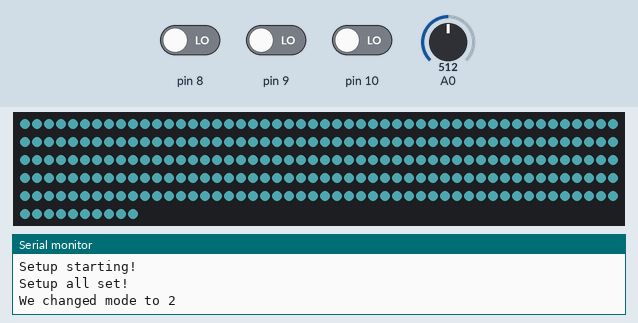
This sketch was run on a simulated Arduino Mega 2560, built with avr-gcc and run on an emulated ATmega2560. Shown: 260 RGB LEDs in strip order, left to right, continuing on the next row, the last lines printed to the serial monitor. The test bench sets the inputs (shaded band); at power-on: A0 = 512, pin 9 LOW, pin 8 LOW, pin 10 LOW. Dim RGB values are drawn brighter than linear; random numbers use the default seed unless the sketch sets one.

Above: at 3.2 s.
3.3 s: A0 set to 845
5.7 s: A0 set to 870
8.4 s: pin 9 driven HIGH
At 10.93 s:
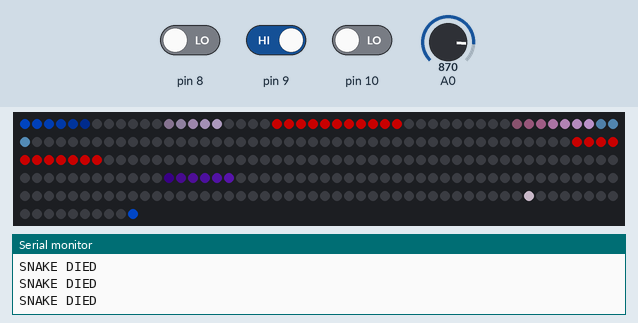
11.0 s: pin 8 driven HIGH
At 11.23 s:
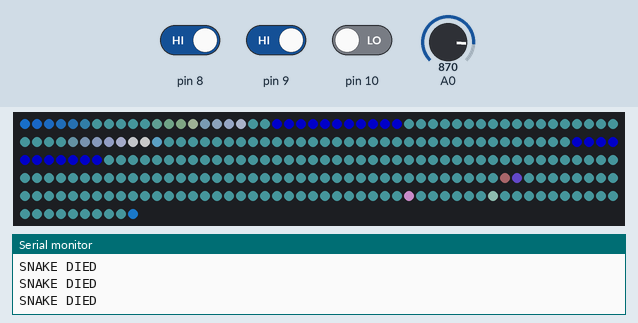
13.5 s: pin 9 driven LOW
At 14.1 s:
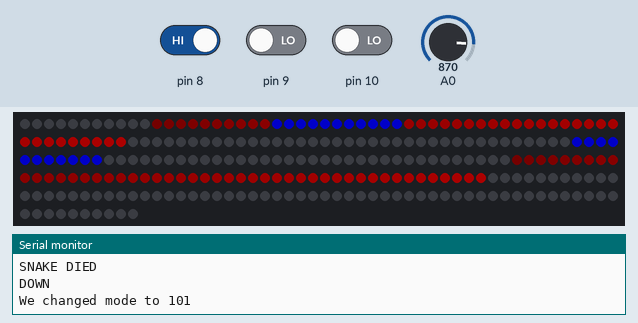
15.1 s: pin 8 driven LOW
At 15.38 s:
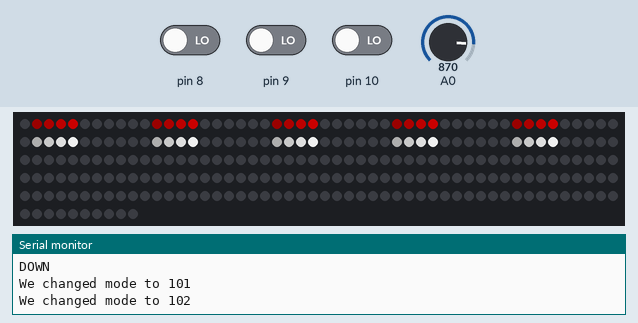

The sketch:

main.ino
```cpp
#include "Config.h"

// Include libraries
#include <Arduino.h>
#include <Adafruit_NeoPixel.h>
#include "PixelProxy.h"
#include "Snake.h"
#include "Button.h"

// Current display mode
int displayMode = DISPLAY_MODE_PENDING;

// Current pixel drawing mode
int printMode = PIXEL_ADDITIVE_MODE;

// Animation timing variables
unsigned long previousMillis = 0;
unsigned long cycleMS = 0;
unsigned long elapsedMS = 0;
unsigned long lastModeChangeMS = 0;

int frameCount = 0;
unsigned long cycleDuration = 1;
int cycleCount = 0;


// Particles, and display
Snake snakes[MAX_SNAKES];
PixelProxy proxy = PixelProxy();
Adafruit_NeoPixel strip(STRIP_PIXEL_LENGTH, PIXEL_PIN, NEO_GRB + NEO_KHZ800);

Button upButton     = Button(BUTTON_PIN_UP);
Button downButton   = Button(BUTTON_PIN_DOWN);
Button remoteButton = Button(BUTTON_PIN_REMOTE);

// int lastPpotVal = 0;
int potVal = 0;
float potValFloat = 0.0;


int fR = 160;
int fG = 60;
int fB = 60;

int minR = 100;
int maxR = 255;
int minG = 0;
int maxG = 0;
int minB = 0;
int maxB = 255;

void setup() {

	Serial.begin(115200);
	Serial.println("Setup starting!");

	// Reserve memory for snakes
	populateSnakes();

	// The classic
	getWoodlandSnakes();

	strip.begin(); // Initialize NeoPixel strip object (REQUIRED)

	// zero out entire strip
	for(int i = 0; i < STRIP_PIXEL_LENGTH; i++) {
		strip.setPixelColor(i , 0, 0, 0);
	}

	// strip.setBrightness(255);
	// strip.setBrightness(100);

	strip.show();  // Initialize all pixels to 'off'
	delay(1);

	Serial.println("Setup all set!");

	showWelcome();

	// changeMode( DISPLAY_MODE_PENDING, true );
	changeMode( DISPLAY_MODE_FADER, true );
}


int startIterator = 0;
int endIterator   = 10; // persist outside of loop some shit

// top  R 0-31
// top  L 96-127
// down R 32-63
// down L 64-95
// seat L 128-153
// seat R 154-179
// rear L 200-219
// rear R 180-199  // top to bottom
// front L 240-259 // bottom to top
// front R 220-239 //

void loop() {

	// set all default to black
	proxy.setAll(0,0,0);

	elapsedMS = millis() - previousMillis;
	previousMillis = millis();

	readInterface(elapsedMS);
	// switch mode here -- eg: fade in / out or solid colors or whatever vs snakemode

	bool hasUpAction = false;
	bool hasDownAction = false;
	bool hasRemoteAction = false;

	if (upButton.hasAction()) {
		hasUpAction = true;
		Serial.println("UP");
		if (upButton.getLastPressDuration() > 1000)
			changeMode(DISPLAY_MODE_PENDING, true);
		else
			changeMode(displayMode + 1);
		upButton.resetAction();
	}

	if (downButton.hasAction()) {
		hasDownAction = true;
		Serial.println("DOWN");
		if (downButton.getLastPressDuration() > 1000)
			changeMode(DISPLAY_MODE_PARKED, true);
		else
			changeMode(displayMode - 1);
		downButton.resetAction();
	}

	if (remoteButton.hasAction()) {
		hasRemoteAction = true;
		elapsedMS = 0;
		changeMode(DISPLAY_MODE_FIND, true);
		remoteButton.resetAction();
	}


	// Update strip proxy from visualizer components (eg: parked thing, particle thing, etc)
	switch (displayMode) {

		case DISPLAY_MODE_PENDING:
		default:
			// nothing doing here
			// Serial.println("DOING NOTHING, INTENTIONALLY!");
			break;

		case DISPLAY_MODE_LINES:
			updateProxyLines(elapsedMS);
			break;

		case DISPLAY_MODE_FIRE:
			updateProxyFire(elapsedMS);
			if (potValFloat > 0.5 && random(0,100) > 90) {
				addSnakeSparkles();
			}
			updateProxyFromSnakes(elapsedMS, true);
			break;

		case DISPLAY_MODE_TEST:
			break;

		case DISPLAY_MODE_FIND:
			updateProxyFind(elapsedMS);
			break;

		case DISPLAY_MODE_PARKED:
			updateProxyParked(elapsedMS);
			break;

		case DISPLAY_MODE_SNAKES:
			updateProxyFromSnakes(elapsedMS);
			if (potValFloat > 0.5 && random(0,100) > 90) {
				addARandomSnake();
			}
			break;

		case DISPLAY_MODE_SNAKEFRICTION:
			updateProxyFromSnakes(elapsedMS);
			addRandomFrictionSnakes(); // snakeFriction
			break;

		case DISPLAY_MODE_FADER:
			updateProxyFader(elapsedMS);
			updateProxyFromSnakes(elapsedMS, true);
			if (potValFloat > 0.5 && random(0,100) > 90) {
				addARandomSnake();
			}
			if (potValFloat > 0.8 && random(0,100) > 90) {
				int snakeIndex = getActiveSnakeIndex();
				if (snakeIndex > 0)
					explodeSnake(snakeIndex);
			}
			break;

	}

	// Update strip proxy from visualizations for user interaction (eg: light up some LEDS for button press or what-have-you)
	updateProxyFromIndicator(elapsedMS);

	// Print to LEDs
	updateDisplay();

	cycleMS += elapsedMS;

	if (cycleMS >= cycleDuration) {
		cycleMS = 0;
		cycleCount++;
	}

}

void setCycleDuration(unsigned long ms) {
	cycleCount = 0;
	cycleMS = 0;
	cycleDuration = ms;
}

void changeMode(int targetMode) {
	changeMode( targetMode, false );
}

void changeMode(int targetMode, bool force) {

	if (!force && targetMode < DISPLAY_MODE_MINIMUM) {
		Serial.print("MODE OUT OF RANGE - GOING TO LAST");
		Serial.print( targetMode );
		targetMode = DISPLAY_MODE_MAXIMUM;
	} else if (!force && targetMode > DISPLAY_MODE_MAXIMUM) {
		Serial.print("MODE OUT OF RANGE - GOING TO FIRST");
		Serial.print( targetMode );
		targetMode = DISPLAY_MODE_MINIMUM;
	}

	cycleMS = 0;

	switch (targetMode) {

		default:
		case DISPLAY_MODE_PENDING:
		strip.setBrightness(0);
		break;

		case DISPLAY_MODE_PARKED:
		strip.setBrightness(100);
		populateSnakes(); // clear snakes
		snakes[0] = Snake(
			0,
			50,
			300,
			128, 0, 0
		);
		snakes[0].setMode(1);
		snakes[0].setActive();
		snakes[1] = Snake(
			STRIP_PIXEL_LENGTH / 2,
			50,
			300,
			128, 0, 0
		);
		snakes[1].setMode(1);
		snakes[1].setActive();
		break;

		case DISPLAY_MODE_FIND:
		strip.setBrightness(255);
		populateSnakes();
		for(int i = 0; i < 5; i++) {
			snakes[i] = Snake(
				i * 10,
				5,
				100,
				128, 0, 0
			);
			snakes[i].setActive();
		}
		for(int i = 5; i < 10; i++) {
			snakes[i] = Snake(
				i * 10,
				5,
				1000,
				255, 255, 255
			);
			snakes[i].setActive();
		}
		break;

		case DISPLAY_MODE_SNAKES:
		strip.setBrightness(200);
		getWoodlandSnakes();
		break;

		case DISPLAY_MODE_SNAKEFRICTION:
		strip.setBrightness(200);
		populateSnakes();
		break;

		case DISPLAY_MODE_FADER:
		fR = random(10,160);
		fG = random(10,160);
		fB = random(10,160);
		populateSnakes();
		strip.setBrightness(100);
		break;

		case DISPLAY_MODE_FIRE:
		strip.setBrightness(100);
		populateSnakes(); // clear me
		break;

		case DISPLAY_MODE_LINES:
		strip.setBrightness(200);
		break;


	}


	displayMode = targetMode;
	lastModeChangeMS = millis();

	Serial.print("We changed mode to ");
	Serial.println( displayMode );

}

void updateProxyFind(unsigned long elapsed) {
	// do some noisy things to show where bike is
	updateProxyFromSnakes(elapsed, true);

	if (millis() - lastModeChangeMS > DISPLAY_FIND_TIMEOUT) {
		changeMode(DISPLAY_MODE_PARKED, true);
	}

}

void updateProxyParked(unsigned long elapsed) {
	updateProxyFromSnakes(elapsed, true);
}

void updateProxyFader(unsigned long elapsed) {

	// fade up
	float fade = (float) (cycleCount % 40) / 40;

	// scale to 0-2
	fade = (fade * 2);
	// second half scale fade down
	if (fade > 1) {
		fade = 2 - fade;
	}

	proxy.setAll(fade * fR, fade * fG, fade * fB);

}

void updateProxyLines(unsigned long elapsed) {

		proxy.setAll(50,50,0);

		int offset = cycleCount % STRIP_PIXEL_LENGTH;

		for (int i = offset; i < offset + 80; i++) {
			proxy.setPixelColor(i % STRIP_PIXEL_LENGTH, 50, 0, 0);
		}

		offset = (cycleCount % STRIP_PIXEL_LENGTH) + 80;

		for (int i = offset; i < offset + 160; i++) {
			proxy.setPixelColor(i % STRIP_PIXEL_LENGTH, 0, 0, 50);
		}

}

void updateProxyFromIndicator(unsigned long elapsed) {

	if (upButton.getState()) {
		for(int i = 21; i <= 31; i++) {
			proxy.setPixelColor(i,255,127,0);
		}
		for(int i = 96; i <= 106; i++) {
			proxy.setPixelColor(i,255,127,0);
		}
	}

	if (downButton.getState()) {
		for(int i = 21; i <= 31; i++) {
			proxy.setPixelColor(i,255,0,0);
		}
		for(int i = 96; i <= 106; i++) {
			proxy.setPixelColor(i,255,0,0);
		}
	}

	if (remoteButton.getState()) {
		for(int i = 21; i <= 31; i++) {
			proxy.setPixelColor(i,0,0,255);
		}
		for(int i = 96; i <= 106; i++) {
			proxy.setPixelColor(i,0,0,255);
		}
	}

}

void updateProxyBackground(unsigned long elapsed) {

}

void updateProxyFromSnakes(unsigned long elapsed, bool noclear) {

	if (noclear == false) {
		// set all default to black
		proxy.setAll(0,0,0);
	}

	// set all to pixel color from
	for(int i = 0; i < MAX_SNAKES; i++) {

		if (!snakes[i].isActive())
			continue;

		int startP = snakes[i].getPixel();

		for (int j = 0; j < snakes[i].getLength(); j++) {

			switch( printMode ) {
				case PIXEL_ADDITIVE_MODE:
					proxy.setPixelColorAdditive((startP + j) % PRACTICAL_PIXEL_COUNT, snakes[i].getRAt(j), snakes[i].getGAt(j), snakes[i].getBAt(j));
					break;

				default:
				case PIXEL_REPLACEMENT_MODE:
					proxy.setPixelColor((startP + j) % PRACTICAL_PIXEL_COUNT, snakes[i].getRAt(j), snakes[i].getGAt(j), snakes[i].getBAt(j));
					break;

			}
		}

		snakes[i].update(elapsed, PRACTICAL_PIXEL_COUNT);

	}

}

void updateProxyFromSnakes(unsigned long elapsed) {

	updateProxyFromSnakes(elapsed, false);

}

void updateDisplay() {

	// set all default to black
	for(int i = 0; i < PRACTICAL_PIXEL_COUNT; i++) {
		strip.setPixelColor(i, proxy.getRAt(i), proxy.getGAt(i), proxy.getBAt(i) );
	}

	strip.show();
	frameCount++; // "frame" meaning one single change to the active state of the strip

}

int getActiveSnakeIndex() {
	// try 10x to get a random nonprotected snake
	int tries = 0;
	while (tries < MAX_SNAKES) {
		int snakeTry = (int) random(0,MAX_SNAKES);
		if (!snakes[snakeTry].isProtected() && snakes[snakeTry].isActive()) {
			return snakeTry;
		}
		tries ++;
	}
	// we totally fail:
	return -1;
}

int getFreeSnakeIndex() {
	// first try to find the first Inactive snake
	for(int i = 0; i < MAX_SNAKES; i++) {
		if (!snakes[i].isActive()) {
			return i;
		}
	}

	// try 10x to get a random nonprotected snake
	int tries = 0;
	while (tries < 10) {
		int snakeTry = (int) random(0,MAX_SNAKES);
		if (!snakes[snakeTry].isProtected()) {
			return snakeTry;
		}
		tries ++;
	}
	// we totally fail:
	return -1;
}

void populateSnakes() {
	for(int i = 0; i < MAX_SNAKES; i++) {
		snakes[i] = Snake(0, 1, 0, 0, 0, 0);
	}
}

void explodeSnake(int snakeIndex) {

	int startPixel = snakes[snakeIndex].getPixel();
	int endPixel = snakes[snakeIndex].getLength();
	float velocityBase = snakes[snakeIndex].getVelocity();

	for(int i = 0; i < 6; i++) {
		int snakeIndexTemporary = getFreeSnakeIndex();
		if (snakeIndexTemporary > 0) {
			snakes[snakeIndexTemporary] = Snake(
				(int) random(startPixel - 2, endPixel + 2),// starting pixel
				1,// length
				// speed
				velocityBase + random(-40,40),
				// RGB:
				255,
				127,
				0
			);
			snakes[snakeIndexTemporary].setActive();
			snakes[snakeIndexTemporary].setLifetime( (int) random(500,1000) );
		}
	}

	snakes[snakeIndex].setLifetime(300);
	// snakes[snakeIndex].setInactive();
	// snakes[snakeIndex].setPixel(0);

}

void addARandomSnake() {

	int snakeIndex = getFreeSnakeIndex();

	if (snakeIndex >= 0) {

		snakes[snakeIndex] = Snake(
			0,// starting pixel
			(int) random(0,10),// length
			// speed
			random(-100,100),
			// RGB:
			(int)random(0,255),(int)random(0,255),(int)random(0,255)
		);
		snakes[snakeIndex].setActive();
		snakes[snakeIndex].setLifetime( (int) random(1000,5000) );
	}

}

void regularSnakes() {

	int curPixel = 0;

	int _r = random(0,255);
	int _g = random(0,255);
	int _b = random(0,255);
	int _dirR = 1;
	int _dirG = 1;
	int _dirB = 1;

	int snakeLength = (int) random(1,10);
	int snakeSpacing = snakeLength * (int) random(2,10);

	for(int i = 0; i < MAX_SNAKES; i++) {

		snakes[i] = Snake(
			// starting pixel
			curPixel,
			// length
			snakeLength,
			// speed
			100,
			// RGB:
			_r,_g,_b
		);

		_r+=_dirR;
		_g+=_dirG;
		_b+=_dirB;

		if (_r > 255) {
			_r = 255;
			_dirR = -1;
		}
		if (_g > 255) {
			_g = 255;
			_dirG = -1;
		}
		if (_b > 255) {
			_b = 255;
			_dirB = -1;
		}
		if (_r < 0) {
			_r = 0;
			_dirR = 1;
		}
		if (_g < 0) {
			_g = 0;
			_dirG = 1;
		}
		if (_b < 0) {
			_b = 0;
			_dirB = 1;
		}

		if (curPixel < STRIP_PIXEL_LENGTH) {
			curPixel += snakeSpacing;
			snakes[i].setActive();
		} else {
			snakes[i].setInactive();
			// curPixel = 0;
		}

	}

}

void freshSnakes() {

	for(int i = 0; i < MAX_SNAKES; i++) {
		snakes[i] = Snake(
			// starting pixel
			(int) random(0,STRIP_PIXEL_LENGTH),
			// length
			(int) random(1, 10),
			// speed
			random(-1000, 1000),
			// RGB:
			(int) random(minR,maxR), (int) random(minG,maxG), (int) random(minB,maxB)
		);

		if (random(0,10) > 7)
			snakes[i].setActive();
	}

}

void readInterface(unsigned long elapsedMS) {

	upButton.read();
	downButton.read();
	remoteButton.read();

	int _potVal = analogRead(A0);

	if (abs(potVal - _potVal) > POTENTIOMETER_SLEW_LIMIT) {
		if (potVal - _potVal > 0)
			potVal -= POTENTIOMETER_SLEW_LIMIT;
		else
			potVal += POTENTIOMETER_SLEW_LIMIT;
	}

	if (potVal < 680)
		potVal = 680;
	else if (potVal > 1023)
		potVal = 1023;

	// potVal = (potVal + _potVal) / 2;

	// 680 - 1023 RANGE FOR SOME REASON
	potValFloat = (float) (potVal - 680) / 343;

	if (potValFloat < 0) {
		potValFloat = 0;
	}

	// Serial.println(potValFloat	);

}

void setAllLEDs(int r, int g, int b) {
	for(int i = 0; i < STRIP_PIXEL_LENGTH; i++) {
		strip.setPixelColor(i, r,g,b);
	}
	strip.show();
}

void showWelcome() {

	// for(int i = 0; i < STRIP_PIXEL_LENGTH - 7; i += 7) {
	// 	if (i > 6) {
	// 		strip.setPixelColor(i - 7, 0, 0, 0);
	// 		strip.setPixelColor(i - 6, 0, 0, 0);
	// 		strip.setPixelColor(i - 5, 0, 0, 0);
	// 		strip.setPixelColor(i - 4, 0, 0, 0);
	// 		strip.setPixelColor(i - 3, 0, 0, 0);
	// 		strip.setPixelColor(i - 2, 0, 0, 0);
	// 		strip.setPixelColor(i - 1, 0, 0, 0);
	// 	}
	int i = 0;
		// delay(10);
	// }

	// int i = 0;
	strip.setPixelColor(i,     255, 0,   0); // R
	strip.setPixelColor(i + 1, 255, 127, 0); // O
	strip.setPixelColor(i + 2, 255, 255, 0); // Y
	strip.setPixelColor(i + 3, 0,   255, 0); // G
	strip.setPixelColor(i + 4, 0,   0,   255); // B
	strip.setPixelColor(i + 5, 75,  255, 130); // I
	strip.setPixelColor(i + 6, 148, 255, 211); // V

	i = 97;
	strip.setPixelColor(i,     255, 0,   0); // R
	strip.setPixelColor(i + 1, 255, 127, 0); // O
	strip.setPixelColor(i + 2, 255, 255, 0); // Y
	strip.setPixelColor(i + 3, 0,   255, 0); // G
	strip.setPixelColor(i + 4, 0,   0,   255); // B
	strip.setPixelColor(i + 5, 75,  255, 130); // I
	strip.setPixelColor(i + 6, 148, 255, 211); // V


	strip.show();


	delay(500);

	for(int i = 0; i < 50; i++) {
		setAllLEDs(i, i / 2,i / 3);
		delay(1);
	}
	for(int i = 50; i > 0; i--) {
		setAllLEDs(i, i / 2,i / 3);
		delay(1);
	}

	setAllLEDs(0,0,0);

}

// void updateProxyCycler()

void updateProxyFire(unsigned long elapsedMS) {

	// Serial.println(cycleCount);

	// int cur = 0;
	int s = 0;
	int e = 0;

	proxy.setAll(random(25,potValFloat * 50),random(0,potValFloat * 25),0);

	switch (cycleCount % 10) {

		// top  R 0-31
		case 0: s = 0; e = 31; break;
		// top  L 96-127
		case 1: s = 96; e = 127; break;
		// down R 32-63
		case 2: s = 32; e = 63; break;
		// down L 64-95
		case 3: s = 64; e = 95; break;
		// seat L 128-153
		case 4: s = 128; e = 153; break;
		// seat R 154-179
		case 5: s = 154; e = 179; break;
		// rear L 200-219
		case 6: s = 200; e = 219; break;
		// rear R 180-199  // top to bottom
		case 7: s = 180; e = 199; break;
		// front L 240-259 // bottom to top
		case 8: s = 240; e = 259; break;
		// front R 220-239 //
		case 9: s = 220; e = 239; break;

	}

	// burst level = knob
	for(int i = s; i <= e; i++) {
		proxy.setPixelColor( i, potValFloat * 200 + 55, potValFloat * 225 + 24, 0 );
	}

}

void getWoodlandSnakes() {

	for(int i = 0; i < MAX_SNAKES; i++) {

		snakes[i] = Snake(
			random(0, PRACTICAL_PIXEL_COUNT),
			// random(0,50),
			random(0,5),
			-100 + random(0,200),
			// random(0,255), random(0,255), random(0,255)
			random(0,50), random(0,255), random(0,50)
		);

		snakes[i].setActive();

	}

}

void addSnakeSparkles() {
	// bright white and not many of them

	for(int i = 0; i < random(4,8); i++) {
		int snakeIndex = getFreeSnakeIndex();
		snakes[snakeIndex] = Snake(
			random(0, STRIP_PIXEL_LENGTH),
			1,
			-100 + random(0,200),
			255,255,255
		);
		snakes[snakeIndex].setLifetime(500);
		snakes[snakeIndex].setActive();
	}

}

void addRandomFrictionSnakes() {

	if (random(1,100) > 95) {

		int snakeIndex = getFreeSnakeIndex();

		snakes[snakeIndex] = Snake(
			random(0, PRACTICAL_PIXEL_COUNT),
			// random(0,50),
			random(5,20),
			-200 + random(0,400),
			// random(0,255), random(0,255), random(0,255)
			random(0,255), random(0,155), random(0,50)
		);

		snakes[snakeIndex].setFriction(.6);
		// snakes[snakeIndex].setLoopDeath(true); // loop death is really weird with tails lets do fade instead
		snakes[snakeIndex].setLifetime(5000);
		snakes[snakeIndex].setActive();

	}


}

uint8_t getRed(uint32_t color) {
	return (color >> 16) & 0xFF;
}

// Returns the Green component of a 32-bit color
uint8_t getGreen(uint32_t color) {
	return (color >> 8) & 0xFF;
}

// Returns the Blue component of a 32-bit color
uint8_t getBlue(uint32_t color) {
	return color & 0xFF;
}
```
